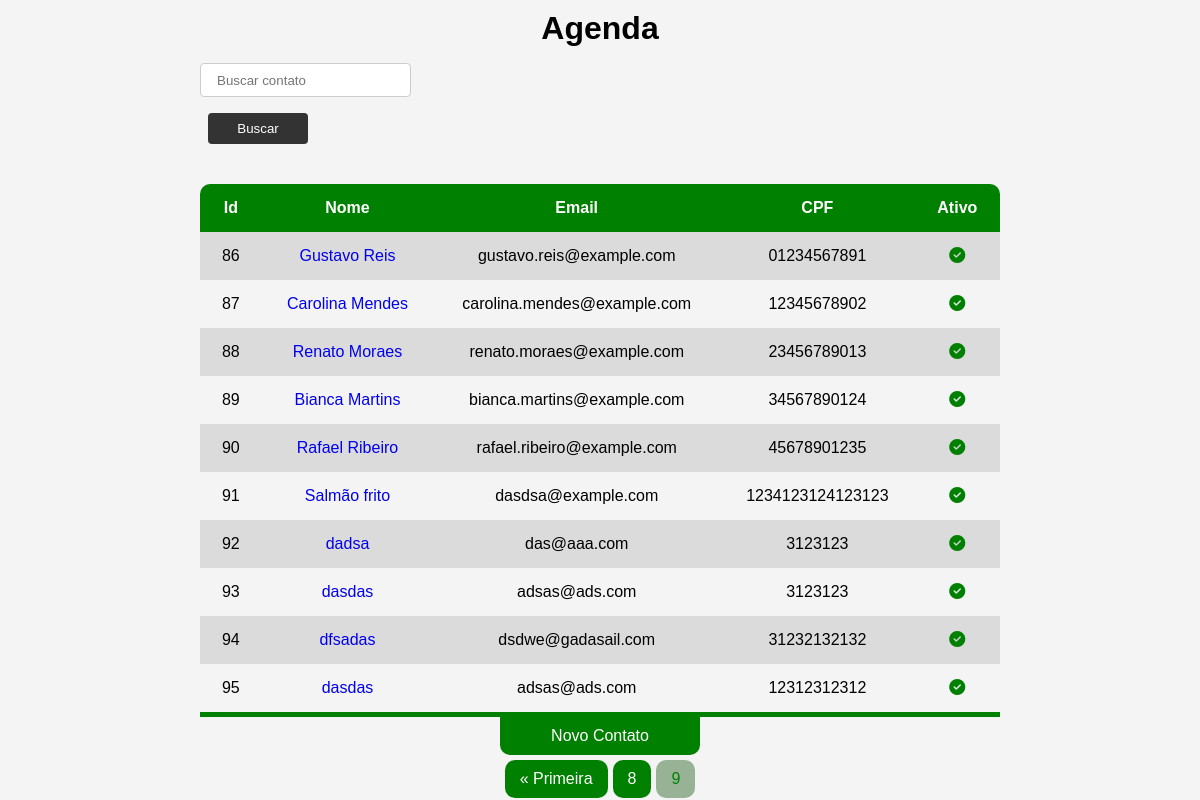
The app's page /?search=&page=9 with its own data.
### contatos/models.py (models this page shows, shortened)
class Contatos(models.Model):
    nome = models.CharField(max_length=255)
    cpf = models.CharField(max_length=11)
    email = models.EmailField()
    telefone = models.IntegerField()
    altura = models.DecimalField(max_digits=3, decimal_places=2)
    descricao = models.TextField()
    data_nascimento = models.DateField()
    ativo = models.BooleanField()
    foto_url = models.URLField(default='https://via.placeholder.com/150')
    class Meta:
        verbose_name_plural = 'Contatos'

### contatos/views.py (the view)
# urls.py: path('', views.index, name='home'),
def index(request):
    contatos_list = Contatos.objects.filter(ativo=True).order_by('id')
    paginator = Paginator(contatos_list, 10)
    page_number = request.GET.get('page')
    contatos = paginator.get_page(page_number)
    return render(request, 'pages/index.html', {'contatos':contatos})

### contatos/templates/pages/index.html (shortened to what this page needs)
{% load static %}
<!DOCTYPE html>
<html lang="pt-br">
  <head>
    <link
      rel="stylesheet"
      href="https://cdnjs.cloudflare.com/ajax/libs/font-awesome/6.3.0/css/all.min.css"
    />
    <link rel="stylesheet" href="{% static 'style.css'%}" />
  </head>
  <body>
    <h1>Agenda</h1>
    <form action="{% url 'busca' %}">
      <input
        id="search-bar"
        type="text"
        name="search"
        placeholder="Buscar contato"
      />
      <button id="btn-search" type="submit">Buscar</button>
    </form>
    <table>
      <thead>
        <tr>
          <th>Id</th>
          <th>Nome</th>
          <th>Email</th>
          <th>CPF</th>
          <th>Ativo</th>
        </tr>
      </thead>
      <tbody>
        {% for contato in contatos %}
        <tr>
          <td>{{contato.id}}</td>
          <td><a href="{% url 'contato' contato.id %}">{{contato.nome}}</a></td>
          <td>{{contato.email}}</td>
          <td>{{contato.cpf}}</td>
          {% if contato.ativo == True %}
          <td><i id="checked" class="fa-solid fa-circle-check"></i></td>
          {% else %}
          <td><i id="unchecked" class="fa-solid fa-circle-xmark"></i></td>
          {% endif %}
        </tr>
        {% endfor %}
      </tbody>
    </table>
    <a id="adicionar" href="{% url 'create' %}">Novo Contato</a>
    <div class="pagination">
      {% if contatos.has_previous %}
      <a href="?search={{q}}&page=1">&laquo; Primeira</a>
      <a href="?search={{q}}&page={{ contatos.previous_page_number }}"
        >{{ contatos.previous_page_number }}</a
      >
      {% endif %}
      <span class="current-page">{{ contatos.number }}</span>
    </div>
  </body>
</html>

### templates/static/style.css (style rules this page uses)
* { margin: 0; padding: 0; box-sizing: border-box; font-family: Verdana, Geneva, Tahoma, sans-serif; text-decoration: none; }
body { background-color: #f4f4f4; }
h1 { text-align: center; margin: 10px 0; }
table { width: 800px; margin: 40px auto 0px auto; border-collapse: collapse; text-align: center; border-radius: 10px 10px 0 0; overflow: hidden; position: relative; }
thead > tr { background-color: green; color: white; }
tr > th, tr > td { padding: 15px 20px; }
tbody > tr:nth-last-of-type(even) { background-color: rgba(0, 0, 0, 0.100); }
tbody > tr:last-of-type { border-bottom: 5px solid green; }
#checked { color: green; background-color: rgba(0, 128, 0, 0.100); border-radius: 50%; }
#adicionar { width: 200px; margin: 0 auto; display: flex; justify-content: center; align-items: center; gap: 10px; border-radius: 0 0 10px 10px; background-color: green; color: white; padding: 10px 0; text-decoration: none; }
.pagination { display: flex; width: 800px; margin: 5px auto; gap: 5px; justify-content: center; }
.pagination > a, .pagination > span { background-color: green; padding: 10px 15px; color: white; border-radius: 10px; }
.pagination > .current-page { background-color: rgba(6, 73, 0, 0.39); color: green; }
form { width: 800px; margin: 0 auto; justify-content: center; }
form > input { height: 2rem; padding: 0 2px; }
button { width: 100px; height: 2rem; }
#search-bar { display: flex; justify-content: center; align-items: center; margin: 1rem 0; padding: 1rem; }
#btn-search { background-color: #333; color: white; border: none; border-radius: 4px; padding: 0.5rem; cursor: pointer; height: fit-content; margin-left: 0.5rem; }
input, textarea { border: 1px solid #ccc; border-radius: 4px; padding: 0.5rem; }

### records on screen
Contatos: id "86", nome "Gustavo Reis", email "gustavo.reis@example.com", cpf "01234567891", ativo True (drawn)
Contatos: id "87", nome "Carolina Mendes", email "carolina.mendes@example.com", cpf "12345678902", ativo True (drawn)
Contatos: id "88", nome "Renato Moraes", email "renato.moraes@example.com", cpf "23456789013", ativo True (drawn)
Contatos: id "89", nome "Bianca Martins", email "bianca.martins@example.com", cpf "34567890124", ativo True (drawn)
Contatos: id "90", nome "Rafael Ribeiro", email "rafael.ribeiro@example.com", cpf "45678901235", ativo True (drawn)
Contatos: id "91", nome "Salmão frito", email "dasdsa@example.com", cpf "1234123124123123", ativo True (drawn)
Contatos: id "92", nome "dadsa", email "das@aaa.com", cpf "3123123", ativo True (drawn)
Contatos: id "93", nome "dasdas", email "adsas@ads.com", cpf "3123123", ativo True (drawn)
Contatos: id "94", nome "dfsadas", email "dsdwe@gadasail.com", cpf "31232132132", ativo True (drawn)
Contatos: id "95", nome "dasdas", email "adsas@ads.com", cpf "12312312312", ativo True (drawn)

### other values on screen
{{ contatos.previous_page_number }} "8"
{{ contatos.number }} "9"
